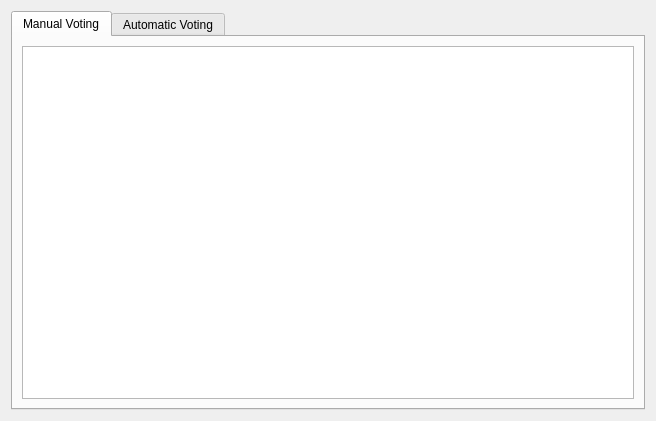
<?xml version="1.0" encoding="UTF-8"?>
<ui version="4.0">
 <class>InstructionsForm</class>
 <widget class="QWidget" name="InstructionsForm">
  <property name="geometry">
   <rect>
    <x>0</x>
    <y>0</y>
    <width>656</width>
    <height>421</height>
   </rect>
  </property>
  <property name="windowTitle">
   <string>Instructions</string>
  </property>
  <layout class="QGridLayout" name="gridLayout">
   <item row="0" column="0">
    <widget class="QTabWidget" name="tabWidget">
     <property name="currentIndex">
      <number>0</number>
     </property>
     <widget class="QWidget" name="tab">
      <attribute name="title">
       <string>Manual Voting</string>
      </attribute>
      <layout class="QGridLayout" name="gridLayout_3">
       <item row="0" column="0">
        <widget class="QPlainTextEdit" name="txtManual"/>
       </item>
      </layout>
     </widget>
     <widget class="QWidget" name="tab_2">
      <attribute name="title">
       <string>Automatic Voting</string>
      </attribute>
      <layout class="QGridLayout" name="gridLayout_2">
       <item row="0" column="0">
        <widget class="QPlainTextEdit" name="txtAutomatic"/>
       </item>
      </layout>
     </widget>
    </widget>
   </item>
  </layout>
 </widget>
 <resources/>
 <connections/>
</ui>
